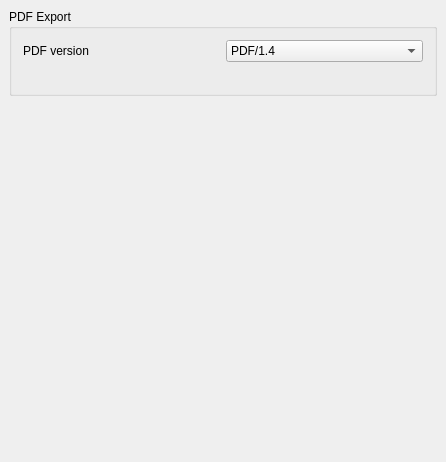
<?xml version="1.0" encoding="UTF-8"?>
<ui version="4.0">
 <class>Gui::Dialog::DlgSettingsPDF</class>
 <widget class="QWidget" name="Gui::Dialog::DlgSettingsPDF">
  <property name="geometry">
   <rect>
    <x>0</x>
    <y>0</y>
    <width>446</width>
    <height>462</height>
   </rect>
  </property>
  <property name="windowTitle">
   <string>PDF</string>
  </property>
  <layout class="QVBoxLayout">
   <property name="spacing">
    <number>6</number>
   </property>
   <property name="margin">
    <number>9</number>
   </property>
   <item>
    <widget class="QGroupBox" name="groupBox">
     <property name="title">
      <string>PDF Export</string>
     </property>
     <layout class="QVBoxLayout" name="verticalLayout">
      <item>
       <layout class="QHBoxLayout" name="horizontalLayout">
        <item>
         <widget class="QLabel" name="label_2">
          <property name="text">
           <string>PDF version</string>
          </property>
         </widget>
        </item>
        <item>
         <widget class="Gui::PrefComboBox" name="comboBox">
          <property name="toolTip">
           <string>This is the PDF Version Buildable will use to export to PDF</string>
          </property>
          <property name="prefEntry" stdset="0">
           <cstring>PDFVersion</cstring>
          </property>
          <property name="prefPath" stdset="0">
           <cstring>Mod</cstring>
          </property>
          <item>
           <property name="text">
            <string>PDF/1.4</string>
           </property>
          </item>
          <item>
           <property name="text">
            <string>PDF/A-1b</string>
           </property>
          </item>
          <item>
           <property name="text">
            <string>PDF/1.6</string>
           </property>
          </item>
          <item>
           <property name="text">
            <string>PDF/X-4</string>
           </property>
          </item>
         </widget>
        </item>
       </layout>
      </item>
      <item>
        <widget class="QLabel" name="warningLabel">
         <property name="wordWrap">
          <bool>true</bool>
         </property>
        </widget>
      </item>
     </layout>
    </widget>
   </item>
   <item>
    <spacer name="verticalSpacer">
     <property name="orientation">
      <enum>Qt::Vertical</enum>
     </property>
     <property name="sizeHint" stdset="0">
      <size>
       <width>20</width>
       <height>40</height>
      </size>
     </property>
    </spacer>
   </item>
  </layout>
 </widget>
 <layoutdefault spacing="6" margin="11"/>
 <customwidgets>
  <customwidget>
   <class>Gui::PrefComboBox</class>
   <extends>QComboBox</extends>
   <header>Gui/PrefWidgets.h</header>
  </customwidget>
 </customwidgets>
 <resources/>
 <connections/>
</ui>
